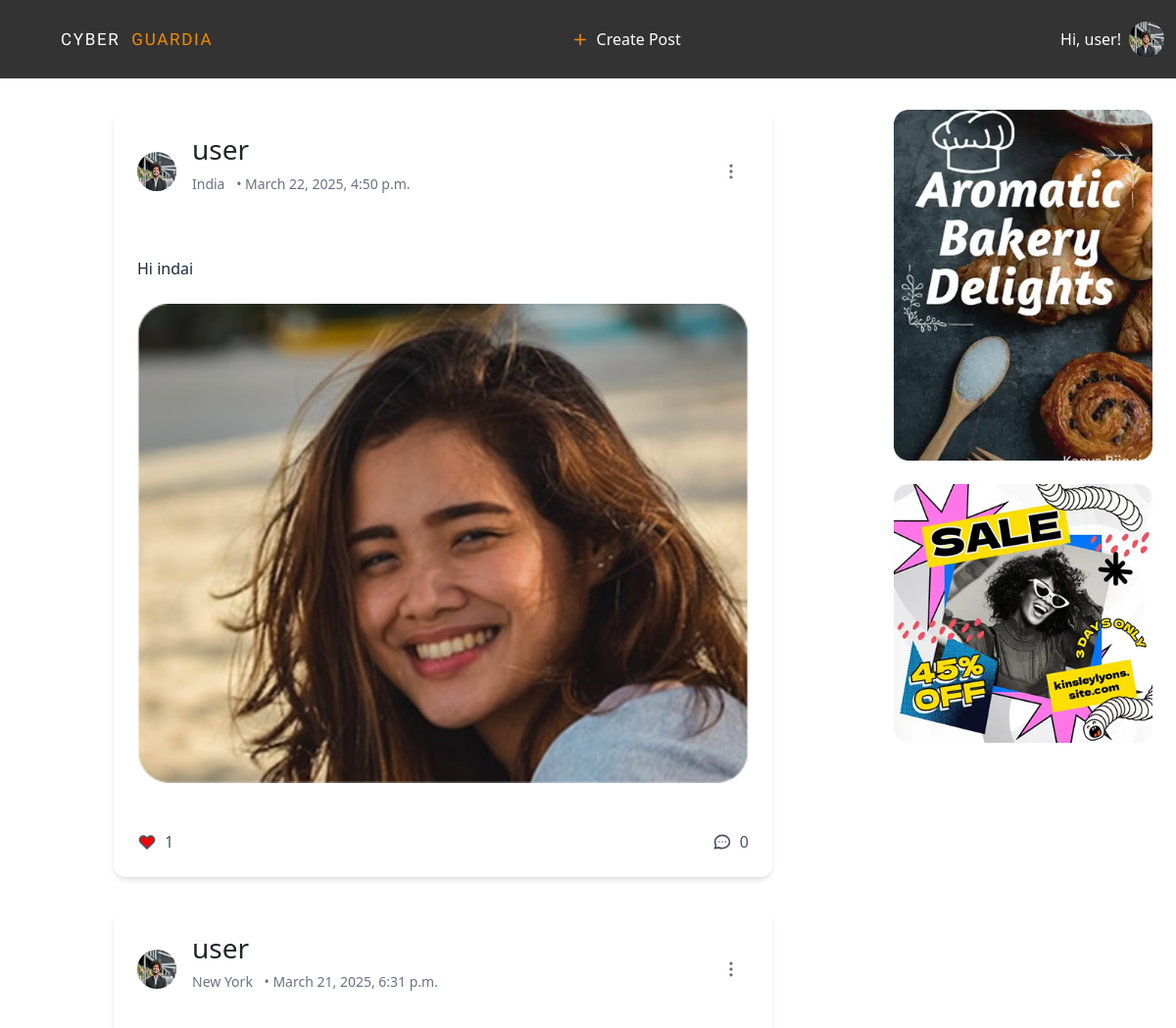
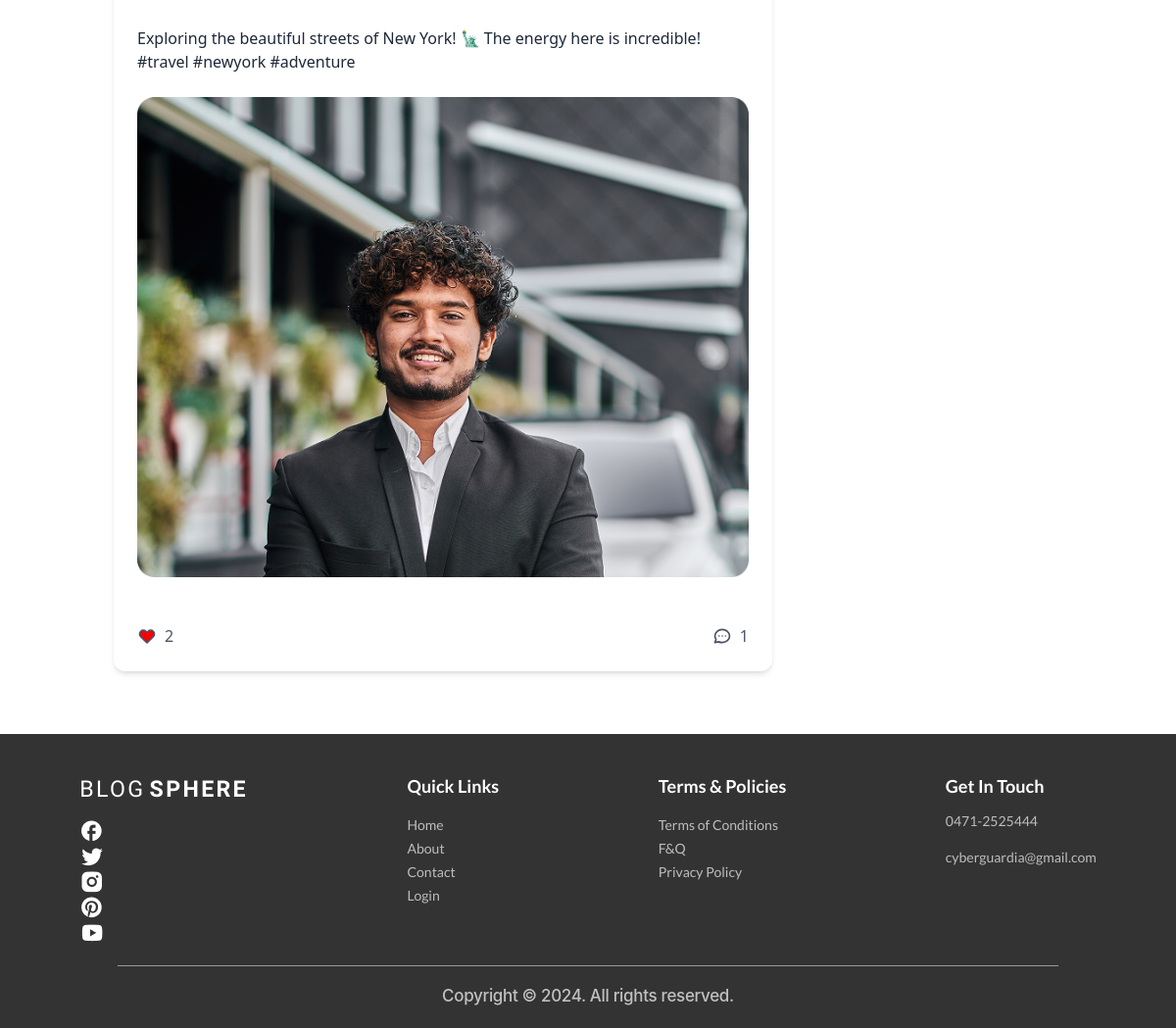
Page /posts/ (signed in) on the committed database (2 pictures, top to bottom).
### account/models.py (models this page shows)
class User(AbstractUser):
    USER_TYPE_CHOICES = (
        ('normal', 'Normal User'),
        ('advertiser', 'Advertiser'),
    )
    user_type = models.CharField(max_length=20, choices=USER_TYPE_CHOICES, default='normal')

### accounts/models.py (models this page shows, shortened)
class Profile(models.Model):
    user = models.OneToOneField(User, on_delete=models.CASCADE)
    area_of_interest = models.CharField(max_length=255, blank=True)
    age = models.IntegerField(null=True)
    country = models.CharField(max_length=20, null=True)
    state = models.CharField(max_length=20, null=True)
    safe_mode = models.BooleanField(default=True)
    profile_image = models.ImageField(upload_to='profile_images/', null=True, blank=True)

### posts/models.py (models this page shows, shortened)
class Post(models.Model):
    user = models.ForeignKey(User, on_delete=models.CASCADE)
    content = models.TextField(blank=True)
    location = models.CharField(max_length=255, blank=True)
    image = models.ImageField(upload_to='post_images/', blank=True, null=True)
    created_at = models.DateTimeField(auto_now_add=True)

class Comment(models.Model):
    user = models.ForeignKey(User, on_delete=models.CASCADE)
    post = models.ForeignKey(Post, on_delete=models.CASCADE, related_name="comments")
    text = models.TextField()
    created_at = models.DateTimeField(auto_now_add=True)
    flagged = models.BooleanField(default=False)
    reported = models.BooleanField(default=False)

### advertisers/models.py (models this page shows, shortened)
class Advertisements(models.Model):
    ADVERTISEMENT_TYPE_CHOICES = [
        ('lifestyle', 'Life Style'),
        ('food_cooking', 'Food and Cooking'),
        ('electronics_appliances', 'Electronics and Home Appliances'),
    ]
    advertiser = models.ForeignKey(Advertiser, on_delete=models.CASCADE)
    title = models.CharField(max_length=255)
    link = models.URLField()
    start_date = models.DateField()
    end_date = models.DateField()
    description = models.TextField()
    image = models.ImageField(upload_to='advertisements/')
    advertisement_type = models.CharField(max_length=30, choices=ADVERTISEMENT_TYPE_CHOICES, default='lifestyle')

### posts/views.py (the view)
# urls.py: path("", post_list, name="home"),
@never_cache
@login_required
def post_list(request):
    posts = Post.objects.all().order_by("-created_at")
    user_profile = Profile.objects.filter(user=request.user).first()
    user_interests = [interest.strip().lower().replace(" ", "") for interest in user_profile.area_of_interest.split(",")]
    ads = Advertisements.objects.filter(advertisement_type__in=user_interests)
    for post in posts:
        post.is_liked_by_user = post.likes.filter(user=request.user).exists()
    return render(request, "posts/post_list.html", {"posts": posts, "ads": ads})

### posts/templates/posts/post_list.html (shortened to what this page needs)
{% extends "base.html" %}
{% block content %}
<main class="max-w-7xl mx-auto px-4 py-8">
    <div class="grid md:grid-cols-4 gap-8">
        <div class="md:col-span-3">
            {% for post in posts %}
            <div
                class="max-w-2xl mx-auto bg-white rounded-xl shadow-md overflow-hidden mb-8"
            >
                <div class="p-4 flex items-center justify-between">
                    <div class="flex items-center space-x-4">
                        <img
                            src="{{ post.user.profile.profile_image.url }}"
                            alt="Profile"
                            class="w-10 h-10 rounded-full"
                        />
                        <div>
                            <h3 class="font-semibold text-gray-800">
                                {{ post.user.username }}
                            </h3>
                            <p class="text-sm text-gray-500">
                                <span class="mr-2">{{ post.location }}</span>
                                <span>• {{post.created_at}}</span>
                            </p>
                        </div>
                    </div>
                    <button
                        class="text-gray-500 hover:text-gray-700 p-2 rounded-full hover:bg-gray-100"
                    >
                        <svg
                            class="w-5 h-5"
                            fill="none"
                            stroke="currentColor"
                            viewBox="0 0 24 24"
                        >
                            <path
                                stroke-linecap="round"
                                stroke-linejoin="round"
                                stroke-width="2"
                                d="M12 5v.01M12 12v.01M12 19v.01M12 6a1 1 0 110-2 1 1 0 010 2zm0 7a1 1 0 110-2 1 1 0 010 2zm0 7a1 1 0 110-2 1 1 0 010 2z"
                            />
                        </svg>
                    </button>
                </div>
                <div class="p-4">
                    <p class="text-gray-800 mb-4">
                        {{post.content}}
                    </p>
                    <img
                        src="{{ post.image.url }}"
                        alt="Post"
                        class="w-full object-cover rounded-lg"
                    />
                </div>
                <div class="p-4 flex justify-between">
                    <button
                        class="flex items-center space-x-2 text-gray-600 hover:text-red-500" data-post-id="{{ post.id }}"
                    >
                        <svg
                            id="like-icon-{{ post.id }}"
                            class="w-5 h-5"
                            fill="{% if post.is_liked_by_user %}red{% else %}none{% endif %}" fill="none"
                            stroke="currentColor"
                            viewBox="0 0 24 24"
                        >
                            <path
                                stroke-linecap="round"
                                stroke-linejoin="round"
                                stroke-width="2"
                                d="M4.318 6.318a4.5 4.5 0 000 6.364L12 20.364l7.682-7.682a4.5 4.5 0 00-6.364-6.364L12 7.636l-1.318-1.318a4.5 4.5 0 00-6.364 0z"
                            />
                        </svg>
                        <span id="likes-count-{{ post.id }}">{{ post.likes.count }}</span>
                    </button>
                    <button
                        class="flex items-center space-x-2 text-gray-600 hover:text-blue-500 comment-button"
                    >
                        <svg
                            class="w-5 h-5"
                            fill="none"
                            stroke="currentColor"
                            viewBox="0 0 24 24"
                        >
                            <path
                                stroke-linecap="round"
                                stroke-linejoin="round"
                                stroke-width="2"
                                d="M8 12h.01M12 12h.01M16 12h.01M21 12c0 4.418-4.03 8-9 8a9.863 9.863 0 01-4.255-.949L3 20l1.395-3.72C3.512 15.042 3 13.574 3 12c0-4.418 4.03-8 9-8s9 3.582 9 8z"
                            />
                        </svg>
                        <span>{{ post.comments.all|length }}</span>
                    </button>
                </div>
            </div>
            {% endfor %}
        </div>
        <aside class="md:col-span-1">
            {% for ad in ads %}
            <div class="space-y-6">
                <div class="bg-white rounded-lg">
                    <a href="{% url 'advertisers:ad_click' ad.id %}"><img
                        src="{{ ad.image.url }}"
                        alt="Ad"
                        class="w-full object-fill mb-4"
                    /></a>
                </div>
            {% endfor %}
            </div>
        </aside>
    </div>
</main>
{% endblock %}

### templates/base.html (shortened to what this page needs)
{% load static %}
<!doctype html>
<html>
    <head>
        <script src="https://cdn.jsdelivr.net/npm/@tailwindcss/browser@4"></script>
        <link
            rel="stylesheet"
            href="https://cdnjs.cloudflare.com/ajax/libs/font-awesome/6.0.0/css/all.min.css"
        />
        <link
            href="https://cdn.jsdelivr.net/npm/bootstrap@5.3.3/dist/css/bootstrap.min.css"
            rel="stylesheet"
        />
        <link
            rel="stylesheet"
            href="https://cdnjs.cloudflare.com/ajax/libs/font-awesome/6.7.2/css/fontawesome.min.css"
        />
        <link
            href="https://cdn.jsdelivr.net/npm/bootstrap-icons/font/bootstrap-icons.css"
            rel="stylesheet"
        />
        <link rel="stylesheet" href="{% static 'css/index.css' %}" />
        <link rel="stylesheet" href="font.css" />
    </head>
    <body>
        <nav class="navbar navbar-expand-sm">
            <div class="container-fluid">
                <a class="navbar-brand logo" href="{% url 'home' %}">
                    <span class="logo_Blog_Color">CYBER</span>&nbsp;
                    <span class="logo_color">GUARDIA</span>
                </a>
                    <ul class="navbar-nav navbar_list mx-auto">
                        {% if request.user.user_type == 'normal' and not request.user.is_superuser %}
                        <li class="nav-item navbar_nav-item flex justify-center items-center ">
                            <svg width="18" height="19" viewBox="0 0 18 19" fill="none" xmlns="http://www.w3.org/2000/svg">
                                <path d="M3.75 9.5H14.25" stroke="#F18C00" stroke-width="1.5" stroke-linecap="round" stroke-linejoin="round"/>
                                <path d="M9 4.25V14.75" stroke="#F18C00" stroke-width="1.5" stroke-linecap="round" stroke-linejoin="round"/>
                                </svg>
                                <a
                                class="nav-link navbar_links"
                                href="{% url 'create_post' %}"
                            >
                                Create Post
                            </a>
                        </li>
                        {% endif %}
                    </ul>
                    <div class="d-flex ms-auto">
                        {% if request.user.is_authenticated %}
                        <div class="relative" id="profile-dropdown">
                            <button
                                onclick="toggleProfileMenu()"
                                class="flex items-center gap-2 hover:text-orange-500 transition-colors cursor-pointer"
                            >
                                <div class="flex items-center gap-2">
                                    <span class="nav-link navbar_links"
                                        >Hi, {{user.username}}!</span
                                    >
                                    <img
                                        src="{{ user.profile.profile_image.url }}"
                                        alt="Profile"
                                        class="w-9 h-9 rounded-full"
                                    />
                                </div>
                            </button>
                        </div>
                    </div>
                        {% endif %}
                    </div>
        </nav>
        {% block content %}
        {% endblock content %}
        <div class="footerBG">
            <div class="footerComponents">
                <div class="footer_sec_one">
                    <p>
                        <span class="footer_blog_color">BLOG</span>
                        <span class="footer_sphere_color">SPHERE</span>
                    </p>
                    <div class="footerIcons">
                        <a
                            href="https://www.facebook.com/login/"
                            target="_blank"
                            rel="noopener noreferrer"
                        >
                            <img
                                class="IconSpacing"
                                src="{% static 'Images/fb.png' %}"
                                alt="Facebook"
                            />
                        </a>
                        <a
                            href="https://x.com/i/flow/login?lang=en&mx=2"
                            target="_blank"
                            rel="noopener noreferrer"
                        >
                            <img
                                class="IconSpacing"
                                src="{% static 'Images/twitter.png' %}"
                                alt="Twitter"
                            />
                        </a>
                        <a
                            href="https://www.instagram.com/accounts/emailsignup/"
                            target="_blank"
                            rel="noopener noreferrer"
                        >
                            <img
                                class="IconSpacing"
                                src="{% static 'Images/insta.png' %}"
                                alt="Instagram"
                            />
                        </a>
                        <a
                            href="https://in.pinterest.com/login/"
                            target="_blank"
                            rel="noopener noreferrer"
                        >
                            <img
                                class="IconSpacing"
                                src="{% static 'Images/pinterest.png' %}"
                                alt="Pinterest"
                            />
                        </a>
                        <a
                            href="https://www.youtube.com/account"
                            target="_blank"
                            rel="noopener noreferrer"
                        >
                            <img
                                class="IconSpacing"
                                src="{% static 'Images/ytb.png' %}"
                                alt="YouTube"
                            />
                        </a>
                    </div>
                </div>
                <div class="footer_sec_two">
                    <p class="footer_QuickLinks">Quick Links</p>
                    <ul>
                        <li><a class="footerList" href="/">Home</a></li>
                        <li><a class="footerList" href="/about">About</a></li>
                        <li>
                            <a class="footerList" href="/contact">Contact</a>
                        </li>
                        <li><a class="footerList" href="/login">Login</a></li>
                    </ul>
                </div>
                <div class="footer_sec_three">
                    <p class="footer_terms_and_polices">Terms & Policies</p>
                    <ul>
                        <li>
                            <a class="footerList" href="/terms-of-conditions"
                                >Terms of Conditions</a
                            >
                        </li>
                        <li><a class="footerList" href="/f&q">F&Q</a></li>
                        <li>
                            <a class="footerList" href="/privacy-policy"
                                >Privacy Policy</a
                            >
                        </li>
                    </ul>
                </div>
                <div class="footer_sec_four">
                    <p class="footer_get_in_touch">Get In Touch</p>
                    <ul>
                        <li class="footerList">0471-2525444</li>
                        <li class="footerList">cyberguardia@gmail.com</li>
                    </ul>
                </div>
            </div>
            <hr class="footer_bottom_line" />
            <p class="Footer_copyright">
                Copyright &copy; 2024. All rights reserved.
            </p>
        </div>
</body>
</html>

### rows in the picture
User: username "user", profile.profile_image (picture)
Post: user.profile.profile_image (picture), user.username "user", location "India", created_at "March 22, 2025, 4:50 p.m.", content "Hi indai", image (picture), likes.count "1", comments.all|length "0"
Post: user.profile.profile_image (picture), user.username "user", location "New York", created_at "March 21, 2025, 6:31 p.m.", content "Exploring the beautiful streets of New York! 🗽 The energy here is incredible! #travel #newyork #adventure", image (picture), likes.count "2", comments.all|length "1"
Advertisements: image (picture)
Advertisements: image (picture)
